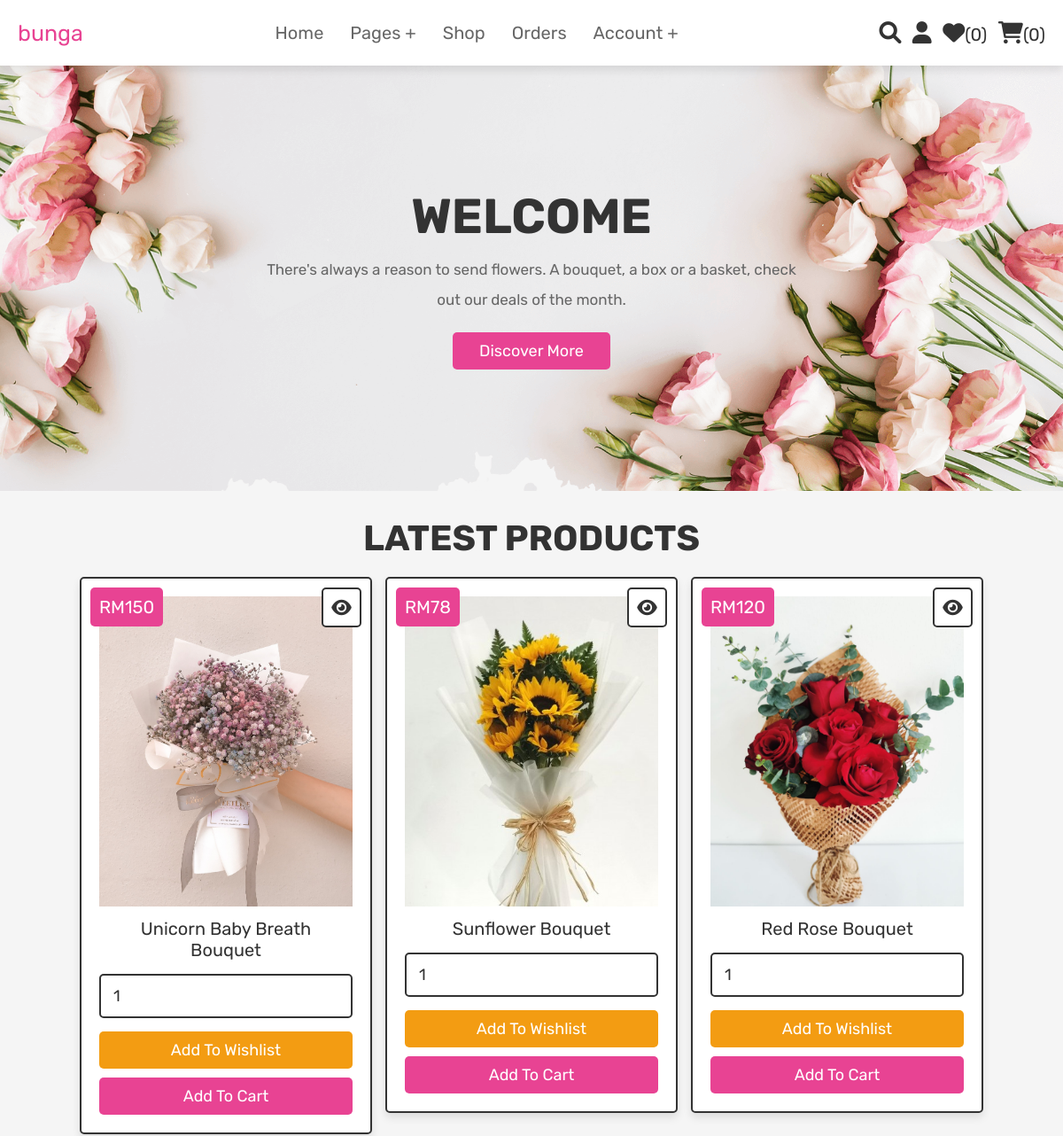
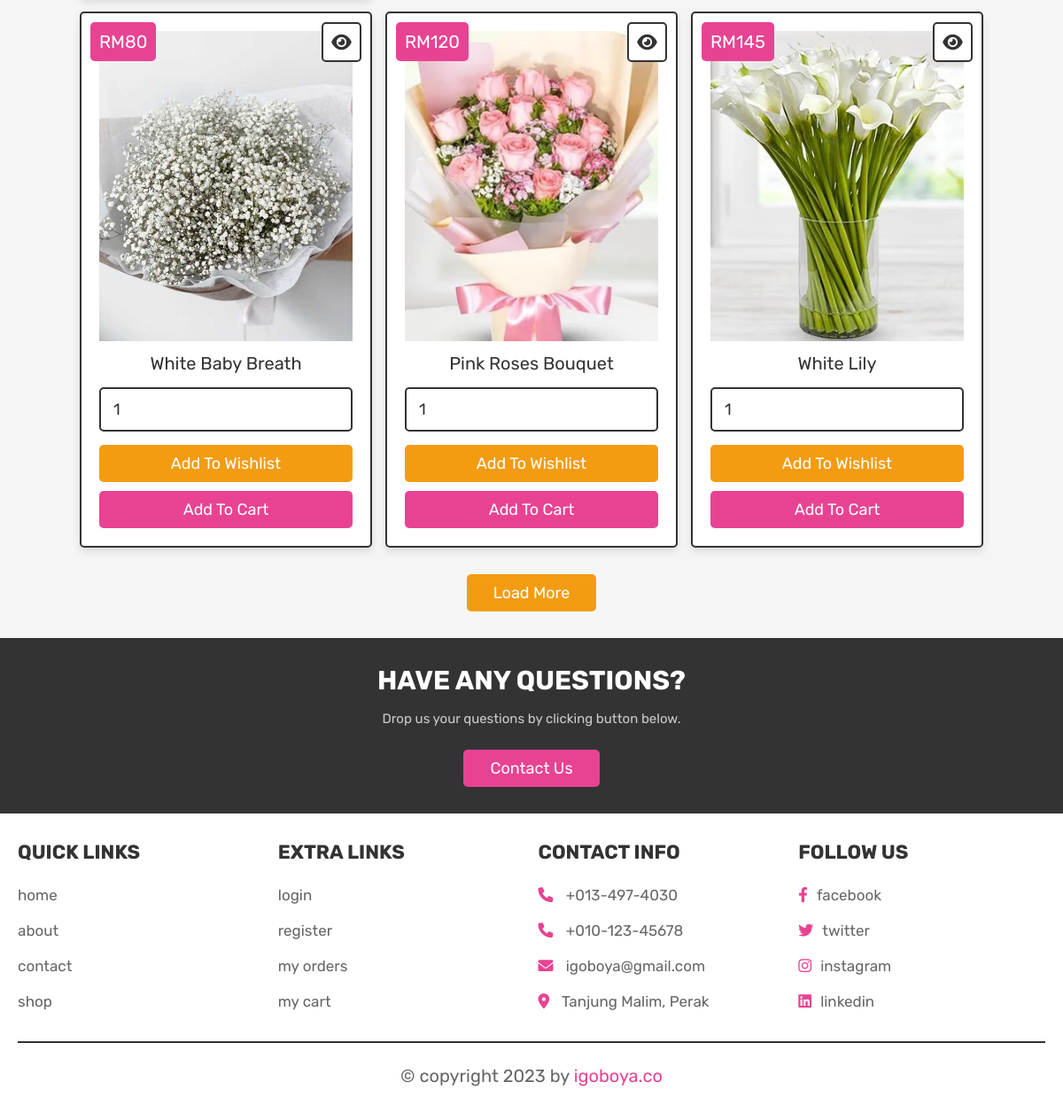
The app's page /home.php (signed in) with its own data (2 pictures, top to bottom).
### tables this page shows
CREATE TABLE IF NOT EXISTS `products` (
  `id` int NOT NULL AUTO_INCREMENT,
  `name` varchar(100) NOT NULL,
  `details` varchar(500) NOT NULL,
  `price` float NOT NULL,
  `image` varchar(100) NOT NULL,
  PRIMARY KEY (`id`)
);

### home.php (the view, shortened to what this page needs)
<?php
@include 'config.php';
$user_id = $_SESSION['user_id'];
?>
<!DOCTYPE html>
<html lang="en">
<head>
   <link rel="stylesheet" href="https://cdnjs.cloudflare.com/ajax/libs/font-awesome/6.0.0/css/all.min.css">
   <link rel="stylesheet" href="css/style.css">
</head>
<body>
<?php @include 'header.php'; ?>
<section class="home">
   <div class="content">
      <h3>Welcome</h3>
      <p>There's always a reason to send flowers. A bouquet, a box or a basket, check out our deals of the month.</p>
      <a href="about.php" class="btn">discover more</a>
   </div>
</section>
<section class="products">
   <h1 class="title">latest products</h1>
   <div class="box-container">
      <?php
         $select_products = mysqli_query($conn, "SELECT * FROM `products` LIMIT 6") or die('query failed');
         if(mysqli_num_rows($select_products) > 0){
            while($fetch_products = mysqli_fetch_assoc($select_products)){
      ?>
      <form action="" method="POST" class="box">
         <a href="view_page.php?pid=<?php echo $fetch_products['id']; ?>" class="fas fa-eye"></a>
         <div class="price">RM<?php echo $fetch_products['price']; ?></div>
         <img src="uploaded_img/<?php echo $fetch_products['image']; ?>" alt="" class="image">
         <div class="name"><?php echo $fetch_products['name']; ?></div>
         <input type="number" name="product_quantity" value="1" min="0" class="qty">
         <input type="submit" value="add to wishlist" name="add_to_wishlist" class="option-btn">
         <input type="submit" value="add to cart" name="add_to_cart" class="btn">
      </form>
      <?php
         }
      }else{
         echo '<p class="empty">no products added yet!</p>';
      }
      ?>
   </div>
   <div class="more-btn">
      <a href="shop.php" class="option-btn">load more</a>
   </div>
</section>
<section class="home-contact">
   <div class="content">
      <h3>have any questions?</h3>
      <p>Drop us your questions by clicking button below.</p>
      <a href="contact.php" class="btn">contact us</a>
   </div>
</section>
<?php @include 'footer.php'; ?>
</body>
</html>

### header.php (shortened to what this page needs)
<header class="header">
    <div class="flex">
        <a href="home.php" class="logo">bunga</a>
        <nav class="navbar">
            <ul>
                <li><a href="home.php">home</a></li>
                <li><a href="#">pages +</a>
                </li>
                <li><a href="shop.php">shop</a></li>
                <li><a href="orders.php">orders</a></li>
                <li><a href="#">account +</a>
                </li>
            </ul>
        </nav>
        <div class="icons">
            <a href="search_page.php" class="fas fa-search"></a>
            <div id="user-btn" class="fas fa-user"></div>
            <?php
                $select_wishlist_count = mysqli_query($conn, "SELECT * FROM `wishlist` WHERE user_id = '$user_id'") or die('query failed');
                $wishlist_num_rows = mysqli_num_rows($select_wishlist_count);
            ?>
            <a href="wishlist.php"><i class="fas fa-heart"></i><span>(<?php echo $wishlist_num_rows; ?>)</span></a>
            <?php
                $select_cart_count = mysqli_query($conn, "SELECT * FROM `cart` WHERE user_id = '$user_id'") or die('query failed');
                $cart_num_rows = mysqli_num_rows($select_cart_count);
            ?>
            <a href="cart.php"><i class="fas fa-shopping-cart"></i><span>(<?php echo $cart_num_rows; ?>)</span></a>
        </div>
    </div>
</header>

### footer.php
<section class="footer">
    <div class="box-container">
        <div class="box">
            <h3>quick links</h3>
            <a href="home.php">home</a>
            <a href="about.php">about</a>
            <a href="contact.php">contact</a>
            <a href="shop.php">shop</a>
        </div>
        <div class="box">
            <h3>extra links</h3>
            <a href="login.php">login</a>
            <a href="register.php">register</a>
            <a href="orders.php">my orders</a>
            <a href="cart.php">my cart</a>
        </div>
        <div class="box">
            <h3>contact info</h3>
            <p> <i class="fas fa-phone"></i> +013-497-4030 </p>
            <p> <i class="fas fa-phone"></i> +010-123-45678 </p>
            <p> <i class="fas fa-envelope"></i> igoboya@gmail.com </p>
            <p> <i class="fas fa-map-marker-alt"></i> Tanjung Malim, Perak </p>
        </div>
        <div class="box">
            <h3>follow us</h3>
            <a href="https://www.facebook.com/profile.php?id=100090516519671"><i class="fab fa-facebook-f"></i>facebook</a>
            <a href="#"><i class="fab fa-twitter"></i>twitter</a>
            <a href="#"><i class="fab fa-instagram"></i>instagram</a>
            <a href="#"><i class="fab fa-linkedin"></i>linkedin</a>
        </div>
    </div>
    <div class="credit">&copy; copyright <?php echo date('Y'); ?> by <span>igoboya.co</span> </div>
</section>

### records on screen
products: price "150", image (picture), name "Unicorn Baby Breath Bouquet"
products: price "78", image (picture), name "Sunflower Bouquet"
products: price "120", image (picture), name "Red Rose Bouquet"
products: price "80", image (picture), name "White Baby Breath"
products: price "120", image (picture), name "Pink Roses Bouquet"
products: price "145", image (picture), name "White Lily"

### other values on screen
$wishlist_num_rows "0"
$cart_num_rows "0"
